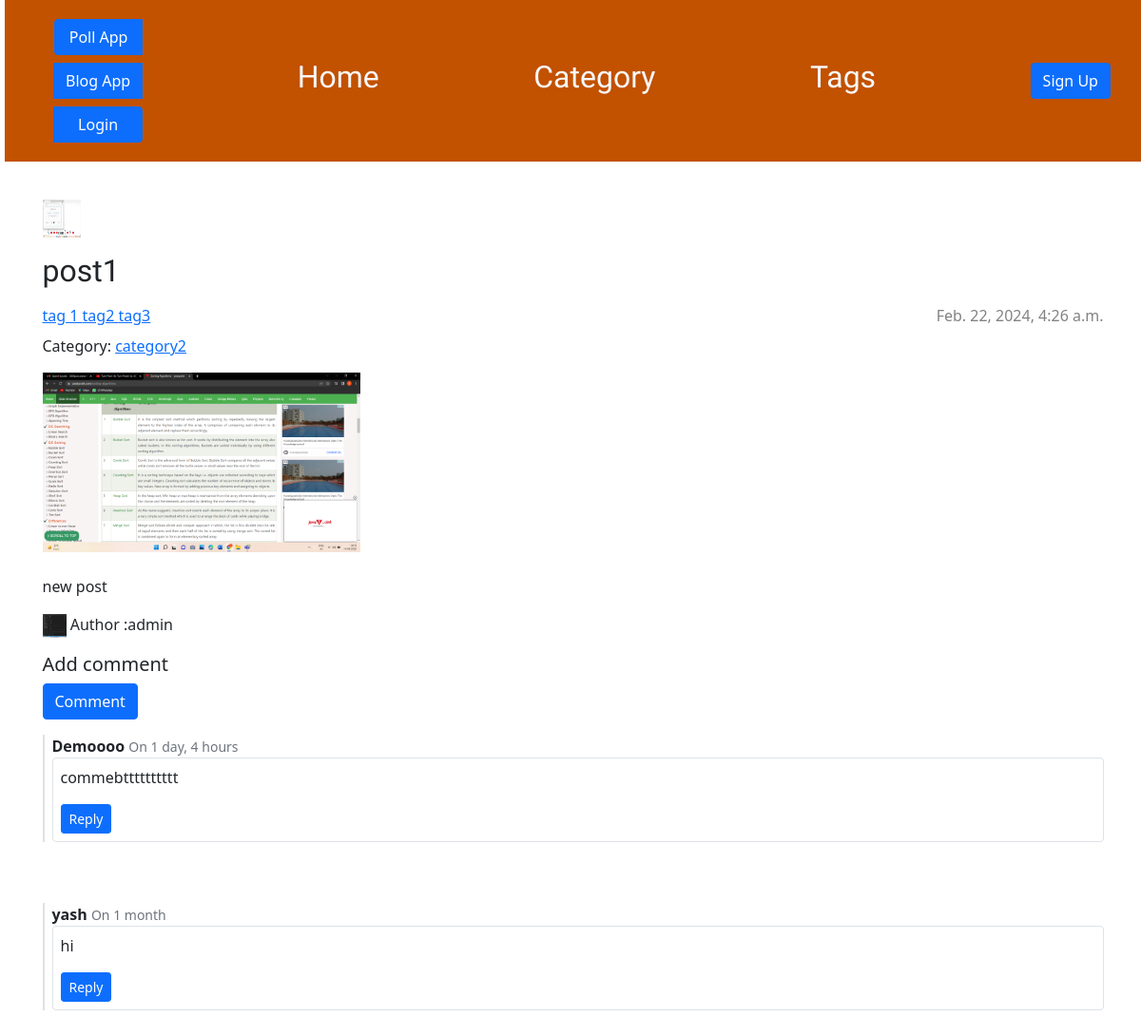
The app's page /blog/post/post1/ with its own data.
### blog/models.py (models this page shows, shortened)
class Post(models.Model):
    category = models.ForeignKey(Category, on_delete=models.SET_NULL,blank=True, null=True,)
    author = models.ForeignKey(settings.AUTH_USER_MODEL, on_delete=models.CASCADE)
    tags = models.ManyToManyField(Tag)
    title = models.CharField(max_length=200)
    slug = AutoSlugField(populate_from ='title' , unique = True, null = True , default=None )
    text = models.TextField()
    created_date = models.DateTimeField(default=timezone.now)
    published_date = models.DateTimeField(blank=True, null=True)
    thumbnails = models.ImageField(upload_to='thumbnails/', default=None)
    featured_image = models.ImageField(upload_to='uploads/', default= None)
    def get_comments(self):
        return Comment.objects.filter(post=self, parent__isnull=True, active=True)
    def get_absolute_url(self):
        return reverse('blog:post_detail' ,kwargs={"slug": self.slug})

class Tag(models.Model):
    title= models.CharField(max_length=100,unique=True)
    slug = AutoSlugField(populate_from="title", unique=True, null = True , default=None)

class Category(models.Model):
    title = models.CharField(max_length=100, unique= True)
    slug = AutoSlugField(populate_from="title", unique=True)

class User(AbstractUser):
   gender = models.CharField(max_length=1,choices= Gender_choices ,blank=True)
   country = models.CharField(max_length=2 ,choices= Country_choices, blank=True,default= 'IN')
   dob = models.DateField(null=False, blank=False, default=timezone.now)
   state = models.CharField(max_length=20 , blank= True)
   image= models.ImageField(upload_to='profile_images/'  , blank=True , default="Screenshot_24.png")
   def __str__(self):
       return self.username

class Comment(models.Model):
    user = models.ForeignKey(settings.AUTH_USER_MODEL, on_delete=models.CASCADE,null=True)
    post = models.ForeignKey(Post,on_delete=models.CASCADE, related_name="comments")
    parent = models.ForeignKey("self", null=True, blank=True, on_delete=models.CASCADE)
    text = models.TextField(null=True)
    name = models.CharField(max_length=50)
    body = models.TextField(blank=True)
    created = models.DateTimeField(auto_now_add=True)
    updated = models.DateTimeField(auto_now=True)
    active = models.BooleanField(default=True)
    class Meta:
        ordering = ('-created',)
    def get_comments(self):
        return Comment.objects.filter(parent=self).filter(active=True)

### blog/views.py (the view)
# urls.py: path('post/<slug:slug>/' , views.post_detail , name = 'post_detail'),
def post_detail(request,slug):
    post = get_object_or_404(Post, slug=slug)
    comments = post.comments.filter(active=True)
    new_comment = None
    if request.method == 'POST':
        comment_form = CommentForm(data = request.POST)
        if comment_form.is_valid():
            new_comment = comment_form.save(commit=False)
            new_comment.post=post
            new_comment.save()
            return redirect('blog:post_detail' , slug = slug)
    else:
        comment_form =CommentForm()
    return render(request, 'blog/post_detail.html', {'post': post ,'new_comment' : new_comment ,'comments':comments , 'comment_form' : comment_form})

### blog/templates/blog/post_detail.html (shortened to what this page needs)
{% extends 'blog/base.html' %}
{% load static %}
{% block content %}
    <link rel="stylesheet" href="https://cdn.jsdelivr.net/npm/bootstrap@5.1.3/dist/css/bootstrap.min.css"
>
    <article class="post w-100">
        <p style="display:inline-block;">
            <img src="{{ post.thumbnails.url }}" alt = "{{ post.thumbnails}}"width="40px" height="40px">
            <h2 class="card-title mb-3 custom-font text-decoration-none">{{ post.title }}</h2>
        </p>
        {% if post.published_date %}
            <time class="date">
                {{ post.published_date }}
            </time>
        {% endif %}
        <div class="tags mb-2 mt-2">
            {% for tag in post.tags.all %}
            <a href="{% url 'blog:tag_post' tag_title=tag.title %}" class=" tag">
                {{ tag.title }}
            </a>
            {% endfor %}
        </div>
        {% if post.category %}
        <p>Category:
            <a href="{% url 'blog:cat_post' category_slug=post.category.title %}">
                 {{ post.category.title }}
            </a>
        </p>
        {% endif %}
        <img src="{{ post.featured_image.url }}" alt = "{{ post.title}}"width="30%" height="30%">
        <br><br>
        <p>{{ post.text|linebreaksbr }}</p>
        <p><img src="{{post.author.image.url}}" width="25px" height="25px" > Author :{{post.author}} </p>
        <h5>Add comment</h5>
        <form method="post" action="">
            <button type="submit" class="btn btn-primary" onclick="showCommentBox()">Comment</button>
        </form>
        {% if not post.comments.all %}
            No comments yet
        {% else %}
        {% for comment in post.get_comments %}
        {% include 'blog/comment.html' with comment=comment %}
                  <div >
                      <br><br>
                 </div>
          {% endfor %}
        {% endif %}
    </article>
{% endblock %}

### blog/templates/blog/comment.html (shortened to what this page needs)
<div class="border-0 border-start border-2 ps-2" id="{{comment.id}}">
    <div class="mt-3">
        <strong>{{comment.name}}</strong>
        <small class="text-muted">On {{ comment.created|timesince }}</small>
    </div>
    <div class="border p-2 rounded">
        <p>{{comment.body}}</p>
        {% if not comment.parent %}
        <button class="btn btn-primary btn-sm" onclick="handleReply({{comment.id}})">Reply</button>
        {% endif %}
    </div>
</div>

### blog/static/css/blog.css (style rules this page uses)
body { padding-left: 5px; }
h1, h2, h3, h4 { font-family: 'Lobster', cursive; }
.date { color: #828282; }
.post { margin-bottom: 70px; }
.post > .date, .post > .actions { float: right; }

### records on screen
Post: thumbnails (picture), title "post1", published_date "Feb. 22, 2024, 4:26 a.m.", category "category2", featured_image (picture), text "new post", author.image (picture), author "admin"
Tag: title "tag 1"
Tag: title "tag2"
Tag: title "tag3"
Comment: name "Demoooo", created "1 day, 4 hours", body "commebtttttttttt"
Comment: name "yash", created "1 month", body "hi"
